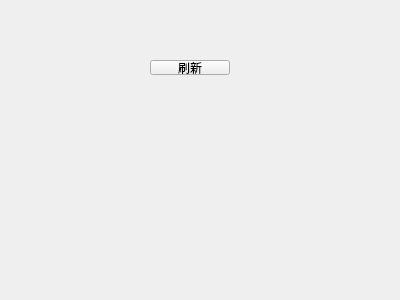
<?xml version="1.0" encoding="UTF-8"?>
<ui version="4.0">
 <class>Serial</class>
 <widget class="QWidget" name="Serial">
  <property name="geometry">
   <rect>
    <x>0</x>
    <y>0</y>
    <width>400</width>
    <height>300</height>
   </rect>
  </property>
  <property name="windowTitle">
   <string>Form</string>
  </property>
  <widget class="QPushButton" name="openPortBtn">
   <property name="geometry">
    <rect>
     <x>150</x>
     <y>60</y>
     <width>80</width>
     <height>15</height>
    </rect>
   </property>
   <property name="text">
    <string>刷新</string>
   </property>
  </widget>
 </widget>
 <resources/>
 <connections/>
</ui>
